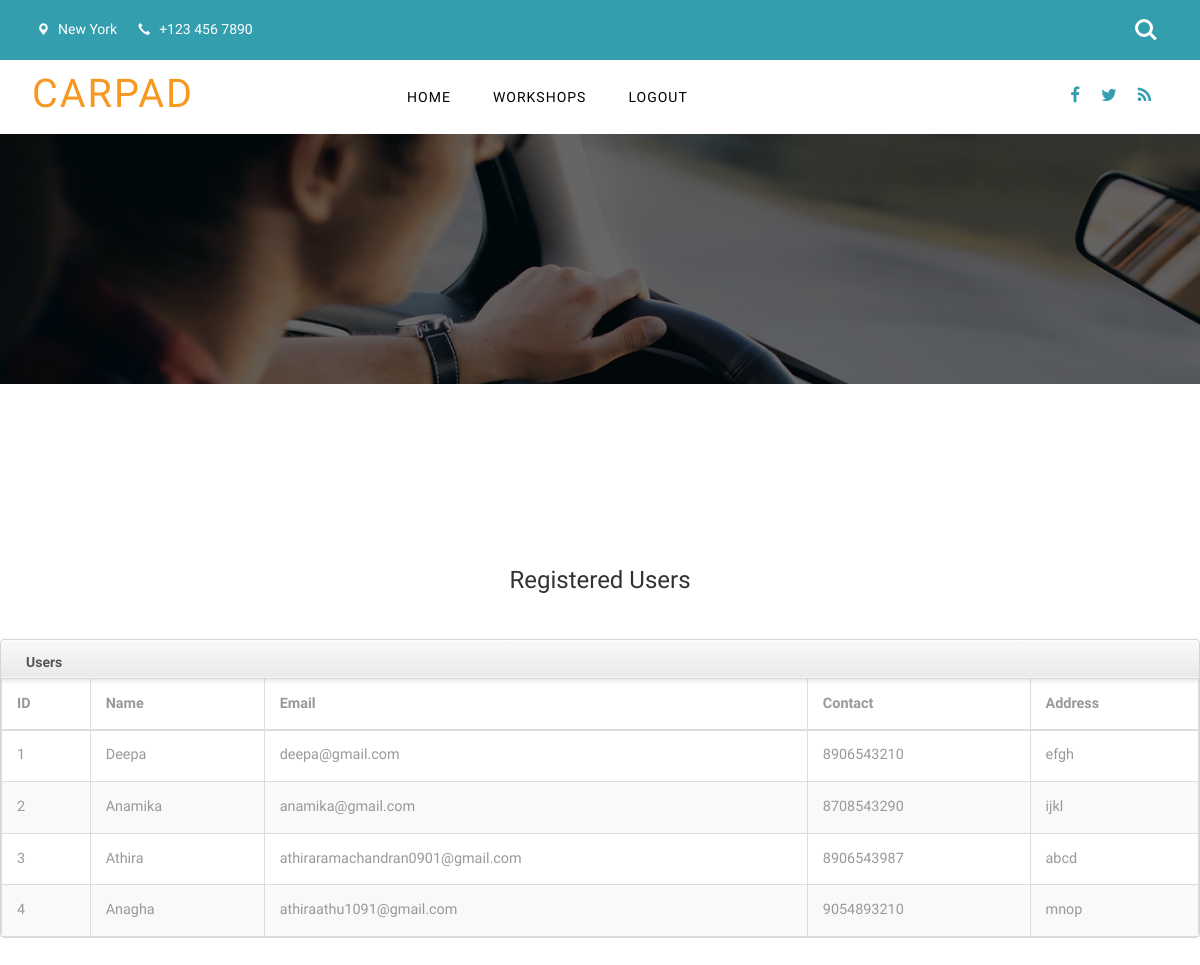
/admin_view_users, run on the app's committed database.
### onroad/models.py (models this page shows)
class User(db.Model):
    id = db.Column(db.Integer,primary_key=True)
    name = db.Column(db.String(200))
    email = db.Column(db.String(200))
    contact = db.Column(db.String(200))
    address=db.Column(db.String(200))
    password = db.Column(db.String(200))
    cardno = db.Column(db.String(200),unique=True)
    amount =db.Column(db.String(200))
    cvv=db.Column(db.String(200))
    month=db.Column(db.String(200))
    year=db.Column(db.String(200))

### onroad/routes.py (the view)
@login_required
@app.route('/admin_view_users',methods=["GET","POST"])
def admin_view_users():
    obj = User.query.all()
    return render_template("admin_view_users.html",obj=obj)

### onroad/templates/admin_view_users.html (shortened to what this page needs)
{%extends "admin_layout.html"%}
{%block content%}
<br><br><br><br>
<h3><center>Registered Users</center></h3>
<br><br>
<div class="span7">
<div class="widget stacked widget-table action-table">
				<div class="widget-header">
					<h3>Users</h3>
				</div>
				<div class="widget-content">
					<table class="table table-striped table-bordered">
						<thead>
							<tr>
                                <th>ID</th>
                                <th>Name</th>
                                <th>Email</th>
                                <th>Contact</th>
								<th>Address</th>
							</tr>
						</thead>
						<tbody>
							<tr>
                                {% for i in obj %}
                                <tr>
                                    <td>{{i.id}}</td>
                                    <td>{{i.name}}</td>
                                    <td>{{i.email}}</td>
                                    <td>{{i.contact}}</td>
									<td>{{i.address}}</td>
							</tr>
                            {% endfor %}
							</tbody>
						</table>
				</div>
			</div>
            </div>
<br><br><br><br>
{%endblock%}

### onroad/static/css/style.css (style rules this page uses)
html, body { font-size: 100%; font-family: 'Prompt', sans-serif; background:#ffffff; margin: 0; }
h1,h2,h3,h4,h5,h6 { font-family: 'Prompt', sans-serif; margin:0; }
.table > thead > tr > th, .table > tbody > tr > th, .table > tfoot > tr > th, .table > thead > tr > td, .table > tbody > tr > td, .table > tfoot > tr > td { border-top: none !important; }
.table td, .table>tbody>tr>td, .table>tbody>tr>th, .table>tfoot>tr>td, .table>tfoot>tr>th, .table>thead>tr>td, .table>thead>tr>th { padding: 15px!important; }
.table > thead > tr > th, .table > tbody > tr > th, .table > tfoot > tr > th, .table > thead > tr > td, .table > tbody > tr > td, .table > tfoot > tr > td { font-size: 0.9em; color: #999; border-top: none !important; }

### onroad/templates/admin_view_users.html (style rules this page uses)
.table-bordered { border: 1px solid #dddddd; border-collapse: separate; border-left: 0; -webkit-border-radius: 4px; -moz-border-radius: 4px; border-radius: 4px; }
.table { width: 100%; margin-bottom: 20px; background-color: transparent; border-collapse: collapse; border-spacing: 0; display: table; }
.widget.widget-table .table { margin-bottom: 0; border: none; }
.widget.widget-table .widget-content { padding: 0; }
.widget .widget-header + .widget-content { border-top: none; -webkit-border-top-left-radius: 0; -webkit-border-top-right-radius: 0; -moz-border-radius-topleft: 0; -moz-border-radius-topright: 0; border-top-left-radius: 0; border-top-right-radius: 0; }
.widget .widget-content { padding: 20px 15px 15px; background: #FFF; border: 1px solid #D5D5D5; -moz-border-radius: 5px; -webkit-border-radius: 5px; border-radius: 5px; }
.widget .widget-header { position: relative; height: 40px; line-height: 40px; background: #E9E9E9; background: -moz-linear-gradient(top, #fafafa 0%, #e9e9e9 100%); background: -webkit-gradient(linear, left top, left bottom, color-stop(0%, #fafafa), color-stop(100%, #e9e9e9)); background: -webkit-linear-gradient(top, #fafafa 0%, #e9e9e9 100%); background: -o-linear-gradient(top, #fafafa 0%, #e9e9e9 100%); background: -ms-linear-gradient(top, #fafafa 0%, #e9e9e9 100%); background: linear-gradient(top, #fafafa 0%, #e9e9e9 100%); text-shadow: 0 1px 0 #fff; border-radius: 5px 5px 0 0; box-shadow: 0 2px 5px rgba(0,0,0,0.1),inset 0 1px 0 white,inset 0 -1px 0 rgba(255,255,255,0.7); border-bottom: 1px solid #bababa; filter: progid:DXImageTransform.Microsoft.gradient(startColorstr='#FAFAFA', endColorstr='#E9E9E9'); -ms-filter: "progid:DXImageTransform.Microsoft.gradient(startColorstr='#FAFAFA', endColorstr='#E9E9E9')"; border: 1px solid #D5D5D5; -webkit-border-top-left-radius: 4px; -webkit-border-top-right-radius: 4px; -moz-border-radius-topleft: 4px; -moz-border-radius-topright: 4px; border-top-left-radius: 4px; border-top-right-radius: 4px; -webkit-background-clip: padding-box; }
thead { display: table-header-group; vertical-align: middle; border-color: inherit; }
.widget .widget-header h3 { top: 2px; position: relative; left: 10px; display: inline-block; margin-right: 3em; font-size: 14px; font-weight: 600; color: #555; line-height: 18px; text-shadow: 1px 1px 2px rgba(255, 255, 255, 0.5); }

### data on the page
User: id "1", name "Deepa", email "deepa@gmail.com", contact "8906543210", address "efgh"
User: id "2", name "Anamika", email "anamika@gmail.com", contact "8708543290", address "ijkl"
User: id "3", name "Athira", email "athiraramachandran0901@gmail.com", contact "8906543987", address "abcd"
User: id "4", name "Anagha", email "athiraathu1091@gmail.com", contact "9054893210", address "mnop"
